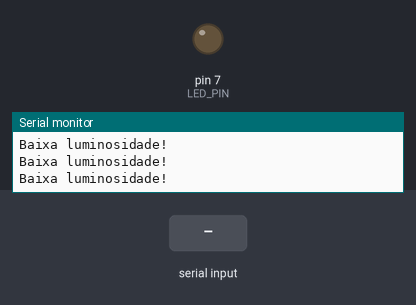
Simulated run of this program. Board: Arduino Uno, built with avr-gcc and run on an emulated ATmega328P. On the bench: output pins drawn as LEDs (lit = HIGH), the last lines printed to the serial monitor. Inputs (shaded band) come from the test bench.

Above: at 1.2 s.
1.3 s: "90;45\n" received over the second serial link
At 2.5 s:
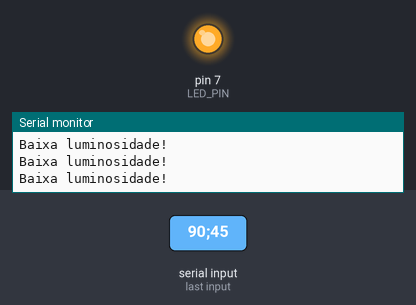
2.9 s: ";" received over the second serial link
At 4.1 s:
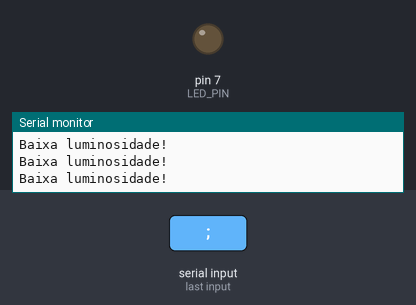
4.5 s: "30;150\n" received over the second serial link
At 5.6 s:
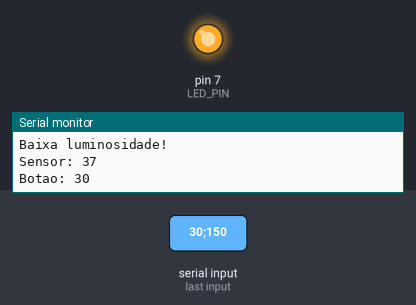
Timing chart, 0 to 7.5 s (numbered marks = the images above; inputs shaded):
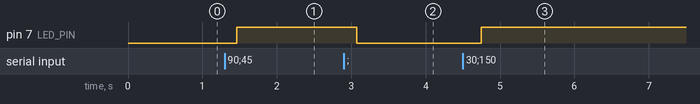

The program:

main.cpp
```cpp
#include <Arduino.h>
#include <SoftwareSerial.h>

#define LED_PIN 7

SoftwareSerial master(10, 11);

String msg = "";
int sensorVal = 0, oldSensorVal = 0, botaoVal = 0, oldBotaoVal = 0;
int ledVal = 0, oldLedVal = 0;

void readMasterPort();
void convertToMsg();

void setup() {
  Serial.begin(9600);
  master.begin(9600);
  pinMode(LED_PIN, OUTPUT);
}

void loop() {
  readMasterPort();
  convertToMsg();

  analogWrite(LED_PIN, botaoVal ? 255 : sensorVal);

  if(sensorVal < 20) {
    Serial.println("Baixa luminosidade!");
  }

  delay(200);
}

void readMasterPort() {
  msg = "";
  while(master.available()) {
    delay(10);
    //if(master.available() > 0) {
      char c = master.read();
      msg += c;
      //Serial.print("mensagem: ");
      //Serial.println(msg);
    //}
  }
  master.flush();
}

void convertToMsg() {
  if(msg.length() > 0) {

    int index = msg.indexOf(";");
    String botaoStr = msg.substring(0, index);
    String sensorStr = msg.substring(index+1, msg.length());

    char carray1[6];
    botaoStr.toCharArray(carray1, sizeof(carray1));
    botaoVal = atoi(carray1);

    char carray2[6];
    sensorStr.toCharArray(carray2, sizeof(carray2));
    sensorVal = atoi(carray2);

    sensorVal = map(sensorVal, 0, 1023, 0, 255);

    Serial.print("Sensor: ");
    Serial.println(sensorVal);

    Serial.print("Botao: ");
    Serial.println(botaoVal);
  }
}
```

Measured:
- after the input at 1.3 s, pin 7 (LED_PIN): LOW → HIGH after 0.16 s
- after the input at 2.9 s, pin 7 (LED_PIN): HIGH → LOW after 0.18 s
- after the input at 4.5 s, pin 7 (LED_PIN): LOW → HIGH after 0.25 s
